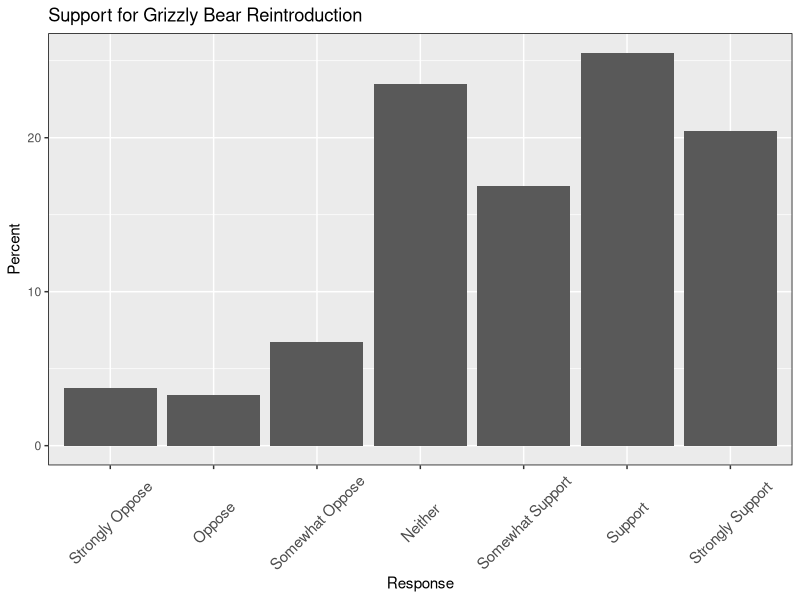

Generate this figure with R: (Note: this script raises an error after producing the figure.)
## ---- chunk 1
library(sandwich)
library(car)
library(psych)
library(tidyverse)

grizz <- read.csv("./data/processed/GRIZZ_WT_VALUES.csv", header = T)
grizz<-grizz[,-1:-3]
## ---- chunk 2
ggplot(grizz, aes(x=factor(griz_support))) +
  geom_bar(aes(y=((..count..)/sum(..count..))*100))+
  labs(x="Response", y="Percent", title="Support for Grizzly Bear Reintroduction")+
  #scale_y_continuous(labels=perc)+
  scale_x_discrete(labels=c("Strongly Oppose","Oppose", "Somewhat Oppose", "Neither", "Somewhat Support", "Support", "Strongly Support"))+ 
  theme(axis.text.x=element_text(angle=45, size=11, vjust=0.5))+
   theme(panel.border = element_rect(linetype = "solid", colour = "black", fill = NA))

## ---- chunk 3
ggplot(grizz[!is.na(grizz$species_griz),], aes(x=factor(species_griz))) + 
  geom_bar(aes(y=(..count..)/sum(..count..)), fill = c("darkred", "darkgreen", "darkred")) +
  labs(x = "Response", y="Percent", title = "Do Grizzly Bears Exist in California?") + 
  scale_y_continuous(labels=percent) +
  scale_x_discrete(breaks = 1:3, labels = c("Yes", "No", "Don't Know")) + 
  theme(panel.border = element_rect(linetype = "solid", colour = "black", fill = NA))


names(grizz)[46:60]<-c("survival", "forests", "SafetyThreat", "LivelihoodThreat", "Tourism",
                       "Feds", "ThreatPP", "OtherSpecies", "Extinction", "LocalControl", 
                       "Ranchers", "OutdoorRec", "Ag", "Urban", "Rural")

believers<-(grizz[which(grizz$species_griz==1),])
highknowledge<-(grizz[which(grizz$species_griz==2),])
dontknow<-(grizz[which(grizz$species_griz==3),])
lowknowledge<-rbind(believers, dontknow)
## ---- chunk 4
species_df<-subset(grizz, select=species_griz:species_bbear)
names(species_df)<-c("Grizzly Bear", "Bald Eagle", "Bison", "Wolf", "Black Bear")

library(reshape2) # for melt()
species_df <- melt(species_df)
spfac<-factor(species_df$variable, levels=c("Black Bear", "Bald Eagle", "Wolf", "Bison", "Grizzly Bear"))
sp_fac<-c("Black Bear", "Bald Eagle", "Wolf", "Bison", "Grizzly Bear")

percent<-na.omit(species_df) %>%
  group_by(variable, value) %>%
  summarise(n=n()) %>%
  mutate(freq=n/sum(n))%>%
  ungroup()

foo<-na.omit(species_df) %>%
  group_by(variable) %>%
  summarise(n=n())

bar<-percent %>%
  mutate(variable = factor(variable, levels=sp_fac))%>%
  add_column(N_tot=rep(foo$n, each=3)) %>%
  mutate(se=sqrt((freq*(1-freq))/N_tot))
  
ggplot(bar, aes(value,freq))+
  geom_bar(stat='identity')+
  facet_grid(.~variable)+
  geom_errorbar(aes(ymin=freq-se, ymax=freq+se), width=0.1)+
  labs(x="Response", y="Frequency", title="Do the following species exist in the wild in CA?")+ scale_y_continuous(labels=scales::percent) +
  scale_x_discrete(limits=c("Yes", "No", "Don't Know"))+
  guides(fill=FALSE)


grizz_id<-subset(species_df, variable=="Grizzly Bear")
#correctly id'd grizzlies as not here
count(grizz_id)$freq[2]/dim(grizz_id)[1]

bison_id<-subset(species_df, variable=="Bison")
#correctly ID'd bison as not being here
count(bison_id)$freq[2]/dim(bison_id)[1]
#not sure
count(bison_id)$freq[3]/dim(bison_id)[1]

wolf_id<-subset(species_df, variable=="Wolf")
count(wolf_id)$freq[1]/dim(wolf_id)[1]

eagle_id<-subset(species_df, variable=="Bald Eagle")
count(eagle_id)$freq[1]/dim(eagle_id)[1]

## ---- chunk 5
believe_comp<-factanal(believers[,c(46:47, 50:60)], 4, scores="Bartlett")
believe_comp

#Plotting the relationship of the factors
fa.diagram(believe_comp$loadings, main="Believers Factor Analysis")

believers<-cbind(believers, believe_comp$scores)
names(believers)[names(believers)=="Factor2"]<-"EcologicalImpacts"
names(believers)[names(believers)=="Factor3"]<-"Benefits"
write.csv(believers,"believers_factors.csv")
## ---- chunk 6
highknowledge_comp<-factanal(highknowledge[,c(46:47, 50:60)],4, scores="Bartlett")
#highknowledge_comp

#Plotting the relationship of the factors
fa.diagram(highknowledge_comp$loadings, main="High Knowledge Factor Analysis")

highknowledge<-cbind(highknowledge, highknowledge_comp$scores)
names(highknowledge)[names(highknowledge)=="Factor1"]<-"Benefits"
names(highknowledge)[names(highknowledge)=="Factor2"]<-"EcologicalImpacts"

write.csv(highknowledge, "nonbelievers_factors.csv")
## ---- chunk 7
dontknow_comp<-factanal(dontknow[,c(46:47, 50:60)], 4, scores="Bartlett")
#dontknow_comp

#Plotting the relationship of the factors
fa.diagram(dontknow_comp$loadings, main="Don't Know Factor Analysis")

dontknow<-cbind(dontknow, dontknow_comp$scores)
names(dontknow)[names(dontknow)=="Factor1"]<-"Benefits"
names(dontknow)[names(dontknow)=="Factor2"]<-"EcologicalImpacts"
write.csv(dontknow, "dontknow_factors.csv")
## ---- chunk 8
lowknowledge_comp<-factanal(lowknowledge[,c(46:47, 50:60)], 4, scores="Bartlett")
#lowknowledge_comp

#Plotting the relationship of the factors
fa.diagram(lowknowledge_comp$loadings, main="Low Knowledge Factor Analysis")

lowknowledge<-cbind(lowknowledge, lowknowledge_comp$scores)
names(lowknowledge)[names(lowknowledge)=="Factor1"]<-"EcologicalImpacts"
names(lowknowledge)[names(lowknowledge)=="Factor2"]<-"Benefits"
write.csv(lowknowledge, "lowknowledge_factors.csv")
## ---- chunk 9

highknowledge$altruism_weights<-highknowledge$altruism*highknowledge$weights
highknowledge$egoism_weights<-highknowledge$egoism*highknowledge$weights
highknowledge$biospherism_weights<-highknowledge$biospherism*highknowledge$weights

lowknowledge$altruism_weights<-lowknowledge$altruism*lowknowledge$weights
lowknowledge$egoism_weights<-lowknowledge$egoism*lowknowledge$weights
lowknowledge$biospherism_weights<-lowknowledge$biospherism*lowknowledge$weights

t.test(highknowledge$altruism_weights, lowknowledge$altruism_weights)
t.test(highknowledge$egoism_weights, lowknowledge$egoism_weights)
t.test(highknowledge$biospherism_weights, lowknowledge$biospherism_weights)

boxplot(highknowledge$altruism_weights, lowknowledge$altruism_weights,
        highknowledge$egoism_weights, lowknowledge$egoism_weights,
        highknowledge$biospherism_weights, lowknowledge$biospherism_weights,
        main="Difference of means of values for high and low knowledge respondents",
        at=c(1,2, 4,5, 7,8), names=c("high\n alt", "low\n alt", "high\n ego", 
                                     "low\n ego", "high\n bio", "low\n 
                                     bio"),
        col=c("firebrick4", "darkgreen"))
